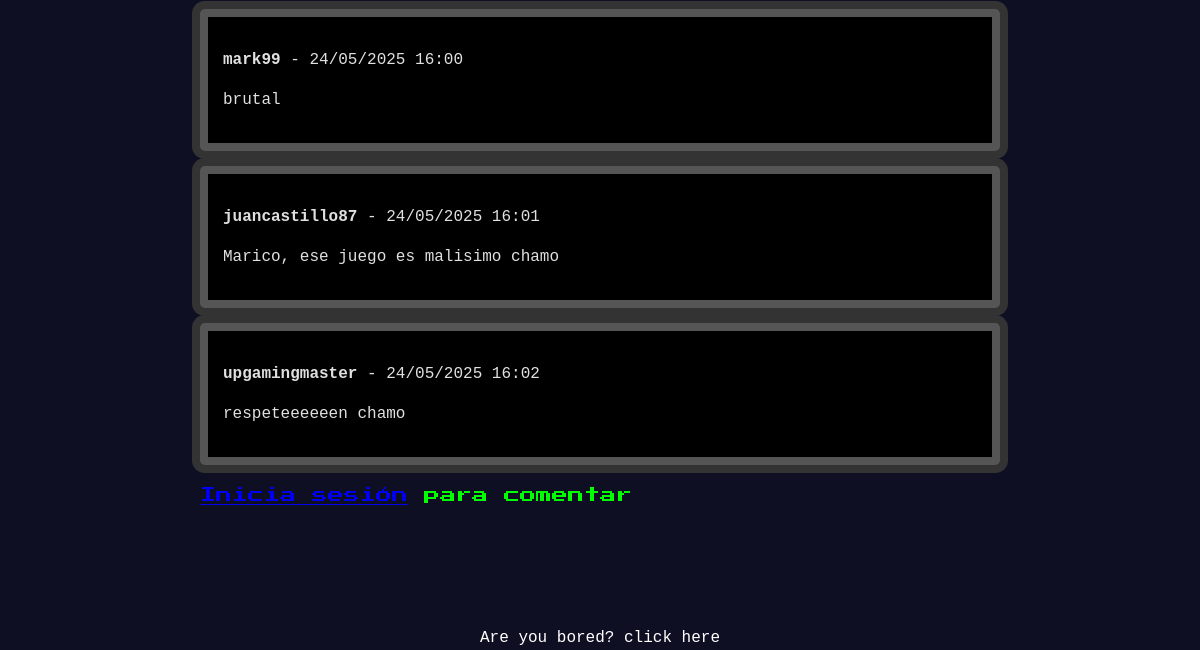
The page /articles/article/1/ (lower part) on the database as committed earlier.
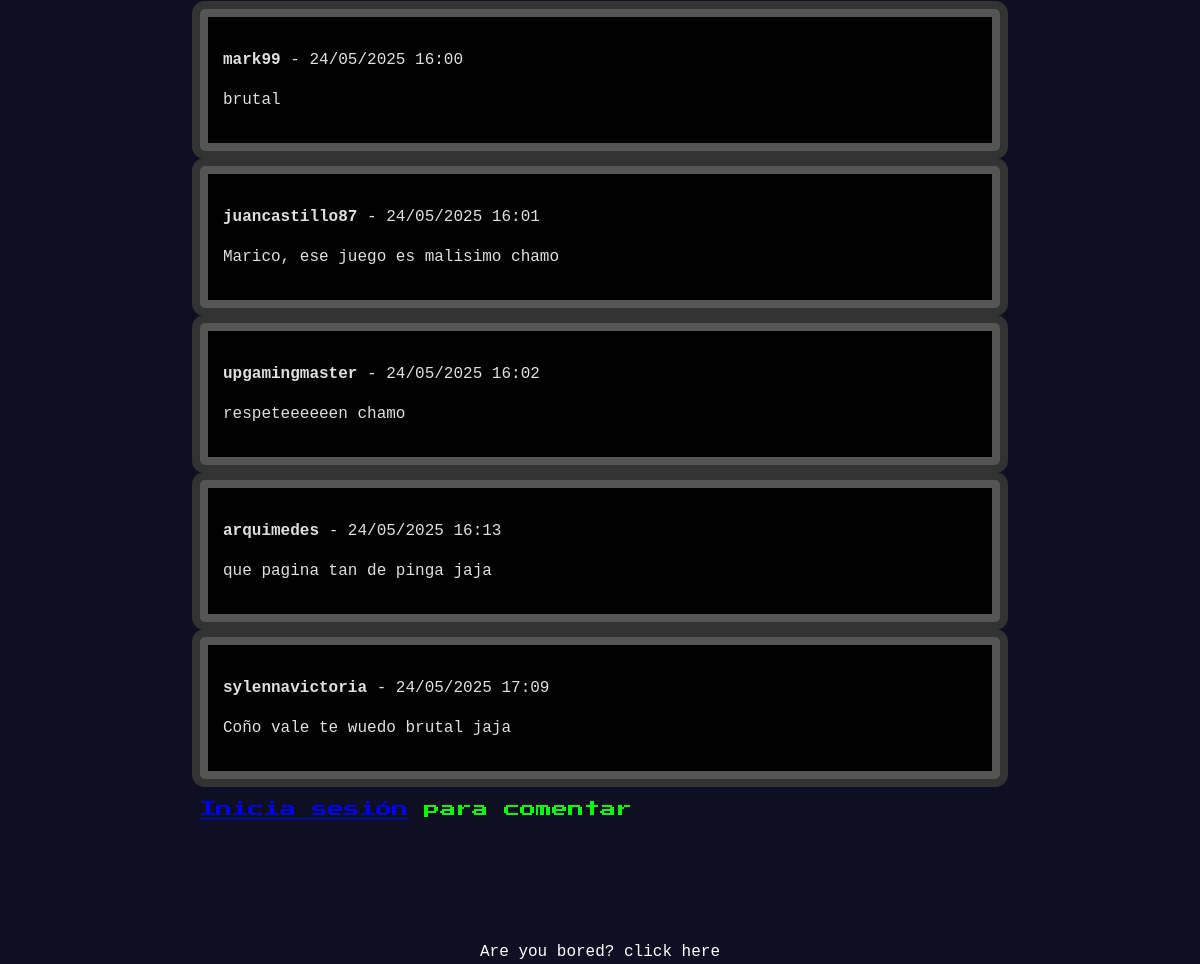
The same page on the database as committed later.
### articles/models.py (models this page shows, shortened)
class Comment(models.Model):
    content = models.TextField()
    article = models.ForeignKey(Article, on_delete=models.CASCADE)  # Links to Article
    author = models.ForeignKey(User, on_delete=models.CASCADE)  # Links to User
    date_posted = models.DateTimeField(auto_now_add=True)

### articles/views.py (the view, shortened to what this page needs)
# urls.py: path('article/<int:pk>/', ArticleDetailView.as_view(), name = 'article_detail'),
class ArticleDetailView(DetailView):
    model = Article
    template_name = 'articles/article_detail.html'
    context_object_name = 'article'  # Para usar {{ article }} en el template
    def get_context_data(self, **kwargs):
        context = super().get_context_data(**kwargs)
        context['comments'] = Comment.objects.filter(article=self.object)  # Todos los comentarios del artículo
        return context

### templates/articles/article_detail.html (shortened to what this page needs)
{% extends "index.html" %}
{% load static %}
{% block content %}
<div class="retro-article-detail">
    <div class="comments-section">
        {% if comments %}
            {% for comment in comments %}
            <div class="comment retro-screen" style="margin-bottom: 15px; padding: 15px;">
                <p class="retro-text-small">
                    <strong>{{ comment.author.username }}</strong> - {{ comment.date_posted|date:"d/m/Y H:i" }}
                </p>
                <p>{{ comment.content }}</p>
            </div>
            {% endfor %}
        {% else %}
            <p class="retro-text">No hay comentarios aún. ¡Sé el primero!</p>
        {% endif %}
        {% if user.is_authenticated %}
        <form method="post" style="margin-top: 30px;">
            {% csrf_token %}
            <textarea name="content" class="retro-input" placeholder="Escribe tu comentario..." required style="width: 100%; height: 100px;"></textarea>
            <button type="submit" class="retro-btn" style="margin-top: 10px;">Publicar comentario</button>
        </form>
        {% else %}
        <p class="retro-text"><a href="{% url 'login' %}?next={{ request.path }}">Inicia sesión</a> para comentar</p>
        {% endif %}
    </div>
</div>
{% endblock %}

Rows that differ between the two databases and show on the page:
added Comment: author.username "arquimedes", date_posted "24/05/2025 16:13", content "que pagina tan de pinga jaja"
added Comment: author.username "sylennavictoria", date_posted "24/05/2025 17:09", content "Coño vale te wuedo brutal jaja"
